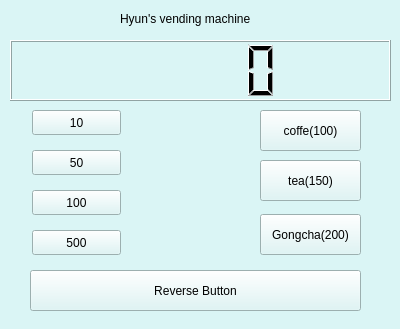
<?xml version="1.0" encoding="UTF-8"?>
<ui version="4.0">
 <class>Widget</class>
 <widget class="QWidget" name="Widget">
  <property name="geometry">
   <rect>
    <x>0</x>
    <y>0</y>
    <width>400</width>
    <height>329</height>
   </rect>
  </property>
  <property name="windowTitle">
   <string>Hyun's Vending Machine</string>
  </property>
  <property name="styleSheet">
   <string notr="true">background-color:rgb(218, 245,245)</string>
  </property>
  <widget class="QLCDNumber" name="total_number">
   <property name="geometry">
    <rect>
     <x>10</x>
     <y>40</y>
     <width>381</width>
     <height>61</height>
    </rect>
   </property>
  </widget>
  <widget class="QLabel" name="label">
   <property name="geometry">
    <rect>
     <x>120</x>
     <y>10</y>
     <width>171</width>
     <height>17</height>
    </rect>
   </property>
   <property name="text">
    <string>Hyun's vending machine</string>
   </property>
  </widget>
  <widget class="QPushButton" name="pb10">
   <property name="geometry">
    <rect>
     <x>32</x>
     <y>110</y>
     <width>89</width>
     <height>25</height>
    </rect>
   </property>
   <property name="text">
    <string>10</string>
   </property>
  </widget>
  <widget class="QPushButton" name="pb100">
   <property name="geometry">
    <rect>
     <x>32</x>
     <y>190</y>
     <width>89</width>
     <height>25</height>
    </rect>
   </property>
   <property name="text">
    <string>100</string>
   </property>
  </widget>
  <widget class="QPushButton" name="pb50">
   <property name="geometry">
    <rect>
     <x>32</x>
     <y>150</y>
     <width>89</width>
     <height>25</height>
    </rect>
   </property>
   <property name="text">
    <string>50</string>
   </property>
  </widget>
  <widget class="QPushButton" name="pb500">
   <property name="geometry">
    <rect>
     <x>32</x>
     <y>230</y>
     <width>89</width>
     <height>25</height>
    </rect>
   </property>
   <property name="text">
    <string>500</string>
   </property>
  </widget>
  <widget class="QPushButton" name="pbCoffe">
   <property name="geometry">
    <rect>
     <x>260</x>
     <y>110</y>
     <width>101</width>
     <height>41</height>
    </rect>
   </property>
   <property name="minimumSize">
    <size>
     <width>89</width>
     <height>0</height>
    </size>
   </property>
   <property name="maximumSize">
    <size>
     <width>16777215</width>
     <height>16777215</height>
    </size>
   </property>
   <property name="text">
    <string>coffe(100)</string>
   </property>
  </widget>
  <widget class="QPushButton" name="pbTea">
   <property name="geometry">
    <rect>
     <x>260</x>
     <y>160</y>
     <width>101</width>
     <height>41</height>
    </rect>
   </property>
   <property name="minimumSize">
    <size>
     <width>89</width>
     <height>0</height>
    </size>
   </property>
   <property name="maximumSize">
    <size>
     <width>16777215</width>
     <height>16777215</height>
    </size>
   </property>
   <property name="text">
    <string>tea(150)</string>
   </property>
  </widget>
  <widget class="QPushButton" name="pbGongcha">
   <property name="geometry">
    <rect>
     <x>260</x>
     <y>214</y>
     <width>101</width>
     <height>41</height>
    </rect>
   </property>
   <property name="minimumSize">
    <size>
     <width>101</width>
     <height>0</height>
    </size>
   </property>
   <property name="maximumSize">
    <size>
     <width>101</width>
     <height>16777215</height>
    </size>
   </property>
   <property name="text">
    <string>Gongcha(200)</string>
   </property>
  </widget>
  <widget class="QPushButton" name="pbReturn">
   <property name="geometry">
    <rect>
     <x>30</x>
     <y>270</y>
     <width>331</width>
     <height>41</height>
    </rect>
   </property>
   <property name="text">
    <string>Reverse Button</string>
   </property>
  </widget>
 </widget>
 <layoutdefault spacing="6" margin="11"/>
 <resources/>
 <connections/>
</ui>
